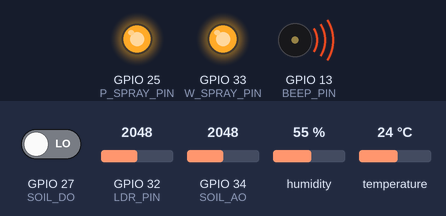
The program below on a simulated ESP32. Shown: output pins drawn as LEDs (lit = HIGH), buzzer (waves = sounding, pin HIGH). Dashed ring = blinking. The test bench sets the inputs (shaded band); at power-on: GPIO 32 (LDR_PIN) = 2048, GPIO 34 (SOIL_AO) = 2048, humidity 55 %, GPIO 27 (SOIL_DO) LOW, temperature 24 °C. WiFi joins after 1.5 s; servers stay silent unless stated; no MQTT or app messages arrive unless stated; what the program prints to the serial monitor is not drawn.

Above: at 2.7 s.
2.8 s: GPIO 32 (LDR_PIN) set to 1960
At 6.5 s:
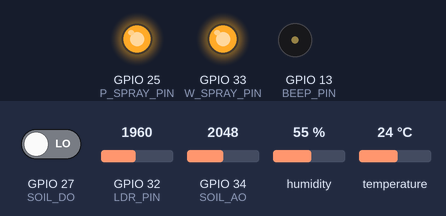
12.0 s: GPIO 34 (SOIL_AO) set to 2879
21.8 s: GPIO 34 (SOIL_AO) set to 2970
At 26.4 s:
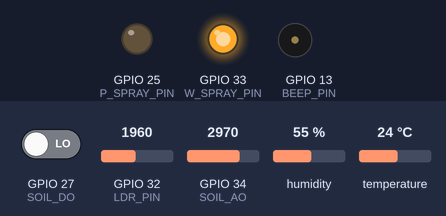
32.0 s: humidity set to 88 %
At 35.55 s:
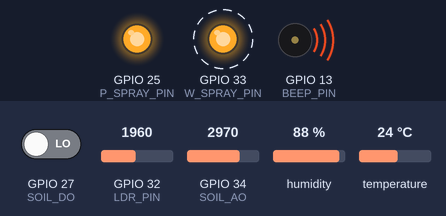
37.2 s: humidity set to 22 %
At 40.47 s:
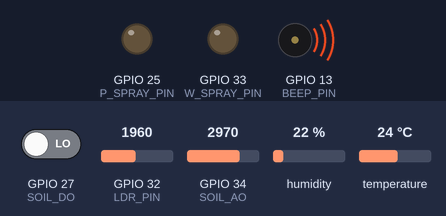
Timing chart, 0 to 47.0 s (numbered marks = the images above; inputs shaded):
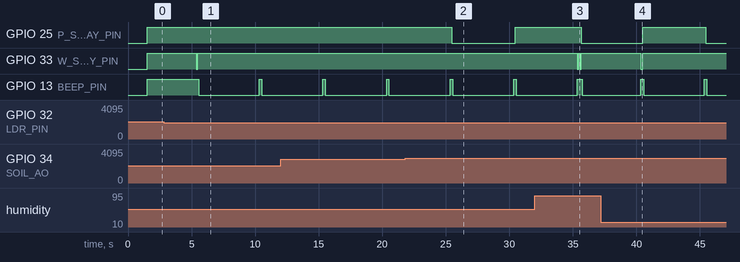

Measured:
- the behaviour switches between 2907 and 2908 on GPIO 34 (SOIL_AO) (found by bisection; images 1 and 2)
- after the input at 2.8 s, GPIO 13 (BEEP_PIN): HIGH → LOW after 2.8 s instead of 2.5 s
- after the input at 21.8 s, GPIO 25 (P_SPRAY_PIN): HIGH → LOW after 3.7 s, → HIGH 5.0 s later
- after the input at 32.0 s, GPIO 33 (W_SPRAY_PIN): alternates HIGH for 0.10 s and LOW for 0.10 s, 4 changes in all, then stays HIGH, starting after 3.4 s
- after the input at 37.2 s, GPIO 33 (W_SPRAY_PIN): HIGH → LOW after 3.2 s, → HIGH 0.12 s later

The program:

main.cpp
```cpp
#include <Arduino.h>
#include <WiFi.h>
#include <PubSubClient.h>
#include "DHT.h"
#include <time.h>

#define DHTPIN 26
#define DHTTYPE DHT22
DHT dht(DHTPIN, DHTTYPE);

#define SOIL_AO 34
#define SOIL_DO 27
#define LDR_PIN 32 // GPIO pin connected to the LDR

#define BEEP_PIN 13 // GPIO pin connected to the onboard LED

#define W_SPRAY_PIN 33 // GPIO pin connected to the onboard LED
#define P_SPRAY_PIN 25 // GPIO pin connected to the onboard LED


const char *ssid = "ROG-KOTORISAKI";         // Replace with your WiFi SSID
const char *password = "0951034031";         // Replace with your WiFi password
const char *mqtt_server = "192.168.137.191"; // Replace with your MQTT broker IP
const int mqtt_port = 1883;                  // Replace with your MQTT broker port if different

const char *mqtt_publish_topic = "esp32/output";  // Topic to publish sensor data
const char *mqtt_subscribe_topic = "esp32/input"; // Topic to subscribe for commands

WiFiClient espClient;
PubSubClient client(espClient);

long lastMsg = 0;
char msg[150]; // Increased buffer size to prevent overflow
int value = 0;

void setup_wifi()
{
  delay(10);
  // We start by connecting to a WiFi network
  Serial.println();
  Serial.print("Connecting to ");
  Serial.println(ssid);

  WiFi.begin(ssid, password);

  while (WiFi.status() != WL_CONNECTED)
  {
    delay(500);
    Serial.print(".");
  }

  Serial.println("");
  Serial.println("WiFi connected");
  Serial.println("IP address: ");
  Serial.println(WiFi.localIP());
}

void callback(char *topic, byte *payload, unsigned int length)
{
  Serial.print("Message arrived [");
  Serial.print(topic);
  Serial.print("] ");
  for (unsigned int i = 0; i < length; i++)
  {
    Serial.print((char)payload[i]);
  }
  Serial.println();
}

unsigned long last_reconnect_attempt = 0;

void reconnect()
{
  // Loop until we're reconnected
  while (!client.connected())
  {
    Serial.print("Attempting MQTT connection...");
    // Attempt to connect
    if (client.connect("ESP32Client"))
    {
      Serial.println("connected");
      // Once connected, publish an announcement...
      client.publish(mqtt_publish_topic, "!!!SAKI!!! ESP32 connected");
      // ... and resubscribe
      client.subscribe(mqtt_subscribe_topic);
    }
    else
    {
      Serial.print("failed, rc=");
      Serial.print(client.state());
      Serial.println(" try again in 5 seconds");
      last_reconnect_attempt = millis();
      // Wait 5 seconds before retrying
      // delay(5000); // Replaced with non-blocking logic in loop()
    }
  }
}

void setup()
{
  Serial.begin(9600);
  Serial.println("Starting...");

  setup_wifi();
  client.setServer(mqtt_server, mqtt_port);
  client.setCallback(callback);

  dht.begin();
  pinMode(SOIL_DO, INPUT);
  pinMode(W_SPRAY_PIN, OUTPUT);
  pinMode(LDR_PIN, INPUT);
  digitalWrite(W_SPRAY_PIN, HIGH);
  pinMode(P_SPRAY_PIN, OUTPUT);
  digitalWrite(P_SPRAY_PIN, HIGH);
  pinMode(BEEP_PIN, OUTPUT);
  digitalWrite(BEEP_PIN, OUTPUT);
  digitalWrite(BEEP_PIN, HIGH); // Set initial state to OFF
}

// Timers for non-blocking tasks
unsigned long last_sensor_read_time = 0;
const long sensor_read_interval = 5000; // 5 วินาที

unsigned long last_mqtt_publish_time = 0;
const long mqtt_publish_interval = 10000; // 10 วินาที

unsigned long last_pump_activation_time = 0;
const long pump_on_duration = 3000; // 3 วินาที
const long pump_cooldown = 10000; // 10 วินาที

unsigned long beep_start_time = 0;
const long beep_duration = 500; // 0.5 วินาที

float humidity;
float temperature;

unsigned long counter = 0;// for ldr not to have the light more than 24 hours

void loop()
{
  unsigned long currentMillis = millis();
  if (!client.connected())
  {
    if (currentMillis - last_reconnect_attempt > 5000) {
      last_reconnect_attempt = currentMillis;
      reconnect();
    }
  }
  client.loop();

  // It's better to use non-blocking delays for sensor reading
  if (currentMillis - last_sensor_read_time >= sensor_read_interval)
  {
    last_sensor_read_time = currentMillis;

  float hum = dht.readHumidity();
  float tem = dht.readTemperature();


  if (isnan(hum) || isnan(tem))
  {
    Serial.println("Failed to read from DHT22");
    if (isnan(humidity) && isnan(temperature))
    {
      humidity = 50.0; // Default humidity value
      temperature = 25.0; // Default temperature value
    }
  }
  else if (hum > 2 && tem > 2 && !isnan(hum) && !isnan(tem))
  {
    humidity = hum;
    temperature = tem;
  }

    Serial.println("##########################################");
    Serial.println("#");
    Serial.print("# Humidity : ");
    Serial.print(humidity);
    Serial.print(" %\n");
    Serial.println("# ----------------------------------------");
    Serial.print("# Temperature : ");
    Serial.print(temperature);
    Serial.println(" °C");
    Serial.println("# ----------------------------------------");

  int soilAnalog = analogRead(SOIL_AO);               // 0–4095
  int soilPercent = map(soilAnalog, 0, 4095, 100, 0); // % ความชื้น

  int soilDigital = digitalRead(SOIL_DO); // 0 = เปียก, 1 = แห้ง

  Serial.print("# Soil moisture (analog) : ");
  Serial.print(soilAnalog);
  Serial.print(" -> ");
  Serial.print(soilPercent);
  Serial.println(" %");
  Serial.println("# ----------------------------------------");

  Serial.print("Soil moisture (digital) : ");
  Serial.println(soilPercent > 30 ? "Wet" : "Dry");
  Serial.println("---------------------");

  int ldrValue = analogRead(LDR_PIN); // Read LDR value (0-4095)
  Serial.print("# LDR Value : ");
  Serial.println(ldrValue);
  Serial.println("# ----------------------------------------");
  if (ldrValue < 2000 && counter < 86400000) { // If it's dark and the light hasn't been on for more than 24 hours
    digitalWrite(BEEP_PIN, HIGH); // Turn on LED (simulating light)
    counter += sensor_read_interval; // Increment counter by the sensor read interval
    Serial.println("# LDR: It's dark");
  } else {
    digitalWrite(BEEP_PIN, LOW); // Turn off LED (simulating light)
    if (counter >= 86400000) {
      Serial.println("# LDR: Light has been ON for 24 hours, take to the dark spot");
    } else {
      Serial.println("# LDR: It's bright");
    }
    counter = 0; // Reset counter when it's bright or after 24 hours
  }

  static bool W_active = false; // Water spray status
  if (humidity < 70 && !W_active)
  {                                 // If soil is dry
    digitalWrite(W_SPRAY_PIN, LOW); // Turn on water spray (LED ON)
    Serial.println("# Water Spray: ON");
    W_active = true;
  }
  else if (humidity >= 70 && W_active)
  {
    digitalWrite(W_SPRAY_PIN, LOW);  // Turn off water spray (LED OFF)
    delay(100);                      // Small delay to ensure the LED state is set before printing
    digitalWrite(W_SPRAY_PIN, HIGH); // Turn off water spray (LED OFF)
    delay(100);                      // Small delay to ensure the LED state is set before printing
    digitalWrite(W_SPRAY_PIN, LOW);  // Turn off water spray (LED OFF)
    Serial.println("# Water Spray: OFF");
    W_active = false;
  }
  delay(100);                // Small delay to ensure the LED state is set before printing
  digitalWrite(W_SPRAY_PIN, HIGH); // Ensure water spray is off after check
  Serial.println("Status: Default");
  Serial.println("----------------------------------------");

  // Corrected Water Pump logic using millis()
  static bool P_active = false; // Water pump status

  // Check if the pump has been active for 10 seconds and turn it off
  if (P_active && (currentMillis - last_pump_activation_time >= pump_on_duration))
  {
    digitalWrite(P_SPRAY_PIN, HIGH); // Turn off water pump (LED OFF)
    Serial.println("# Water Pump OFF");
    P_active = false;
  }
  // Turn on the pump if soil is dry and it hasn't been activated in the last 10 seconds
  if (!P_active && soilPercent < 30 && (currentMillis - last_pump_activation_time >= pump_cooldown))
  {
    digitalWrite(P_SPRAY_PIN, LOW); // Turn on water pump (LED ON)
    Serial.println("# Water Pump ON");
    P_active = true;
    last_pump_activation_time = currentMillis; // record the time it was turned on
  }
  Serial.println("# ----------------------------------------");

  static bool beeping = false;
  if (temperature > 28)
  {
    Serial.println("# It's too hot!");
    if (!beeping) {
      digitalWrite(BEEP_PIN, HIGH); // Turn on buzzer
      beep_start_time = currentMillis;
      beeping = true;
    }
  }
  else if (temperature < 10)
  {
    Serial.println("# It's too cold!");
    if (!beeping) {
      digitalWrite(BEEP_PIN, HIGH); // Turn on buzzer
      beep_start_time = currentMillis;
      beeping = true;
    }
  }
  else
  {
    Serial.println("# Temperature is just right.");
    digitalWrite(BEEP_PIN, LOW); // Turn off buzzer (LED OFF)
  }
  Serial.println("##########################################");

  // Turn off beeper after a duration
  if (beeping && (currentMillis - beep_start_time >= beep_duration)) {
    digitalWrite(BEEP_PIN, LOW);
    beeping = false;
  }

  // Publish data to MQTT every 10 seconds (non-blocking)
  if (currentMillis - last_mqtt_publish_time >= mqtt_publish_interval)
  { // Publish every 10 seconds (10000 milliseconds)
    last_mqtt_publish_time = currentMillis; // Update the last publish time
    sprintf(msg, "{\"temp\": %.2f, \"humid\": %.2f, \"soil\": %d, \"soil_percent\": %d, \"ldr\": %d}",
            temperature,
            humidity,
            soilAnalog,
            soilPercent,
            ldrValue);

    Serial.print("\nPublishing JSON to topic '");
    Serial.print(mqtt_publish_topic);
    Serial.print("': ");
    Serial.println(msg);

    client.publish(mqtt_publish_topic, msg);
  }
  }
}
```
